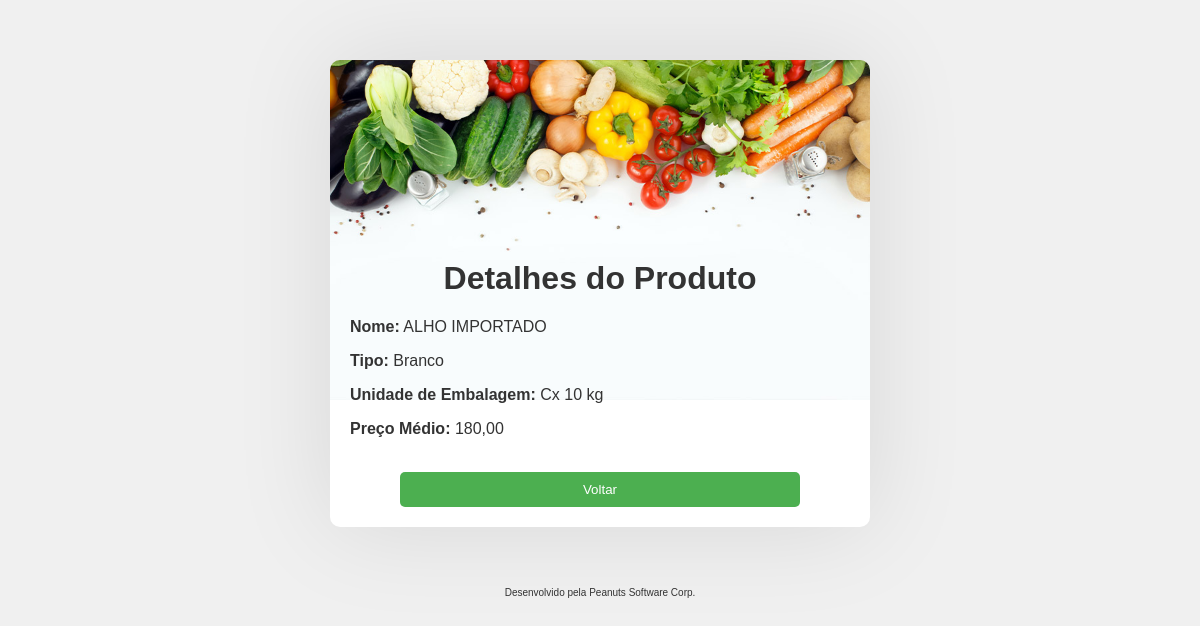
The page /produto/160 on the database its author committed.
### run.py (models this page shows)
class Produto(db.Model):
    id = db.Column(db.Integer, primary_key=True)
    nome = db.Column(db.String(255))
    tipo = db.Column(db.String(50))
    unidade_embalagem = db.Column(db.String(50))
    modal = db.Column(db.String(50))

### run.py (the view)
@app.route('/produto/<int:produto_id>')
def detalhes_produto(produto_id):
    produtos = Produto.query.all()
    produto = Produto.query.get(produto_id)
    return render_template('detalhes_produto.html', produto=produto, produtos=produtos)

### templates/detalhes_produto.html (shortened to what this page needs)
<!DOCTYPE html>
<html>
<head>
</head>
<body>
    <div class="main">
        <h1>Detalhes do Produto</h1>
        <p><strong>Nome:</strong> {{ produto.nome }}</p>
        <p><strong>Tipo:</strong> {{ produto.tipo }}</p>
        <p><strong>Unidade de Embalagem:</strong> {{ produto.unidade_embalagem }}</p>
        <p><strong>Preço Médio:</strong> {{ produto.modal }}</p><br>
        <div id="voltar-btn">
            <a href="/"><button>Voltar</button></a>
        </div>
    </div>
    <footer>
        <p>Desenvolvido pela Peanuts Software Corp.</p>
    </footer>
</body>
</html>

### templates/detalhes_produto.html (style rules this page uses)
body { font-family: Arial, sans-serif; background-color: #f0f0f0; margin: 0; padding: 0; }
.main { width: 500px; margin: 60px auto; background-image: url('../static/bg.jpg'); background-size: contain; background-position: top center; background-repeat: no-repeat; background-color: #fff; padding: 20px; border-radius: 10px; box-shadow: 0 0 100px rgba(0, 0, 0, 0.1); animation: entering 0.6s ease-in-out; }
h1 { margin-top: 180px; color: #333; text-align: center; }
p { color: #333; margin-top: 10px; }
strong { font-weight: bold; }
button { background-color: #4CAF50; color: white; border: none; padding: 10px 20px; border-radius: 5px; cursor: pointer; }
a { text-decoration: none; color: white; }
#voltar-btn { display: flex; flex-direction: column; justify-content: center; align-items: center; }
#voltar-btn button { width: 50vh; }
footer p { font-size: 10px; text-align: center; }

### rows shown on the page
Produto: nome "ALHO IMPORTADO", tipo "Branco", unidade_embalagem "Cx 10 kg", modal "180,00"
